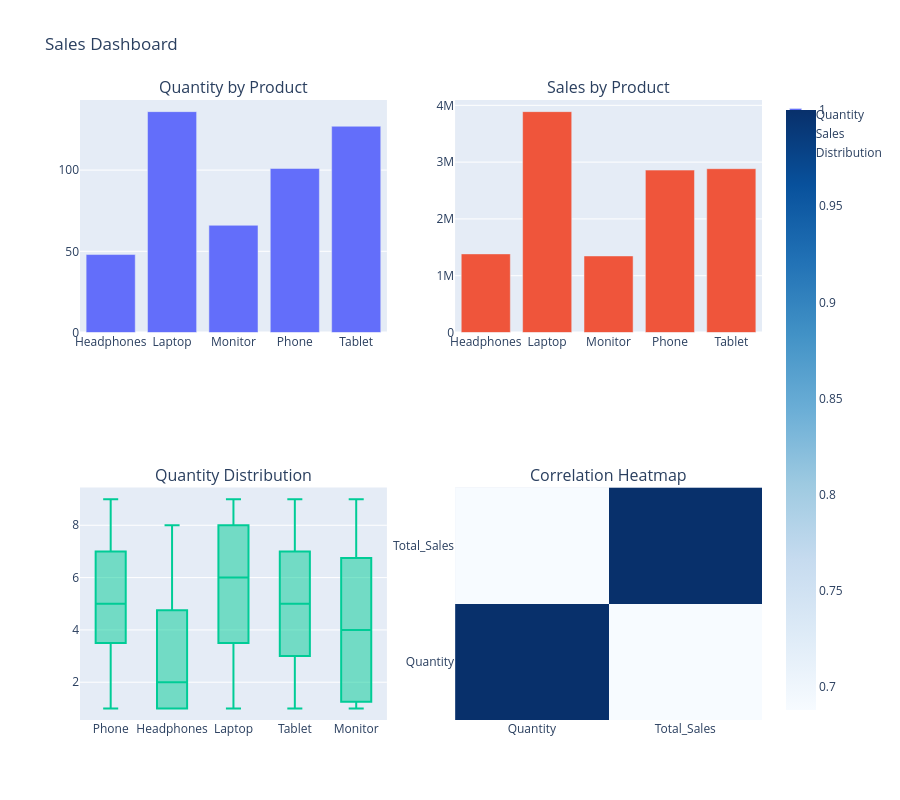

Notebook cell for this chart:
### Code cell
import plotly.graph_objects as go
from plotly.subplots import make_subplots

# -------------------- Data Preparation --------------------
# Total Quantity per Product
quan = df.groupby('Product')['Quantity'].sum().reset_index()

# Total Sales per Product
sales = df.groupby('Product')['Total_Sales'].sum().reset_index()

# -------------------- Create Subplots Layout --------------------
# 2x2 Dashboard layout
fig = make_subplots(
    rows=2, cols=2,
    subplot_titles=(
        "Quantity by Product",
        "Sales by Product",
        "Quantity Distribution",
        "Correlation Heatmap"
    )
)

# -------------------- Plot 1: Bar (Quantity) --------------------
fig.add_trace(
    go.Bar(x=quan['Product'], y=quan['Quantity'], name="Quantity"),
    row=1, col=1
)

# -------------------- Plot 2: Bar (Sales) --------------------
fig.add_trace(
    go.Bar(x=sales['Product'], y=sales['Total_Sales'], name="Sales"),
    row=1, col=2
)

# -------------------- Plot 3: Box Plot --------------------
fig.add_trace(
    go.Box(
        x=df['Product'],
        y=df['Quantity'],
        name="Distribution"
    ),
    row=2, col=1
)

# -------------------- Plot 4: Heatmap --------------------
corr = df[['Quantity', 'Total_Sales']].corr()

fig.add_trace(
    go.Heatmap(
        z=corr.values,
        x=corr.columns,
        y=corr.columns,
        colorscale='Blues'
    ),
    row=2, col=2
)

# -------------------- Layout Settings --------------------
fig.update_layout(
    title="Sales Dashboard",
    height=800,
    showlegend=True
)

# Show dashboard
fig.show()

### Figure 1 — Plotly figure (JSON) as saved in the notebook; plotly's stock layout.template omitted (floating-point values rounded to 4 significant figures)
{"data": [{"name": "Quantity", "type": "bar", "x": ["Headphones", "Laptop", "Monitor", "Phone", "Tablet"], "xaxis": "x", "y": [48, 136, 66, 101, 127], "yaxis": "y"}, {"name": "Sales", "type": "bar", "x": ["Headphones", "Laptop", "Monitor", "Phone", "Tablet"], "xaxis": "x2", "y": [1384033, 3889210, 1348071, 2859394, 2884340], "yaxis": "y2"}, {"name": "Distribution", "type": "box", "x": ["Phone", "Headphones", "Phone", "Headphones", "Laptop", "Laptop", "Laptop", "Laptop", "Tablet", "Laptop", "Monitor", "Phone", "Phone", "Headphones", "Headphones", "Phone", "Phone", "Tablet", "Tablet", "Laptop", "Laptop", "Tablet", "Laptop", "Headphones", "Monitor", "Laptop", "Tablet", "Tablet", "Headphones", "Tablet", "Tablet", "Phone", "Tablet", "Tablet", "Tablet", "Tablet", "Phone", "Monitor", "Monitor", "Phone", "Monitor", "Phone", "Tablet", "Monitor", "Phone", "Tablet", "Phone", "Monitor", "Laptop", "Laptop", "Phone", "Headphones", "Monitor", "Tablet", "Tablet", "Phone", "Monitor", "Monitor", "Laptop", "Headphones", "Tablet", "Laptop", "Monitor", "Laptop", "Phone", "Laptop", "Headphones", "Laptop", "Tablet", "Laptop", "Phone", "Headphones", "Headphones", "Tablet", "Monitor", "Phone", "Laptop", "Tablet", "Tablet", "Phone", "Laptop", "Headphones", "Laptop", "Phone", "Laptop", "Monitor", "Tablet", "Phone", "Laptop", "Monitor", "Laptop", "Tablet", "Headphones", "Laptop", "Tablet", "Tablet", "Headphones", "Tablet", "Monitor", "Headphones"], "xaxis": "x3", "y": [7, 4, 2, 1, 8, 7, 9, 7, 3, 4, 8, 2, 8, 4, 2, 9, 5, 4, 1, 8, 3, 2, 9, 1, 2, 3, 1, 7, 1, 9, 6, 4, 3, 2, 6, 4, 5, 8, 1, 4, 1, 1, 6, 4, 2, 2, 6, 1, 1, 4, 9, 1, 6, 5, 7, 3, 6, 2, 5, 3, 5, 8, 9, 5, 7, 8, 2, 3, 3, 9, 4, 8, 7, 4, 6, 5, 7, 9, 9, 4, 4, 2, 8, 8, 3, 7, 4, 6, 6, 4, 1, 5, 6, 6, 7, 8, 1, 5, 1, 5], "yaxis": "y3"}, {"colorscale": [[0, "rgb(247,251,255)"], [0.125, "rgb(222,235,247)"], [0.25, "rgb(198,219,239)"], [0.375, "rgb(158,202,225)"], [0.5, "rgb(107,174,214)"], [0.625, "rgb(66,146,198)"], [0.75, "rgb(33,113,181)"], [0.875, "rgb(8,81,156)"], [1, "rgb(8,48,107)"]], "type": "heatmap", "x": ["Quantity", "Total_Sales"], "xaxis": "x4", "y": ["Quantity", "Total_Sales"], "yaxis": "y4", "z": [[1.0, 0.6881], [0.6881, 1.0]]}], "layout": {"annotations": [{"font": {"size": 16}, "showarrow": false, "text": "Quantity by Product", "x": 0.225, "xanchor": "center", "xref": "paper", "y": 1, "yanchor": "bottom", "yref": "paper"}, {"font": {"size": 16}, "showarrow": false, "text": "Sales by Product", "x": 0.775, "xanchor": "center", "xref": "paper", "y": 1, "yanchor": "bottom", "yref": "paper"}, {"font": {"size": 16}, "showarrow": false, "text": "Quantity Distribution", "x": 0.225, "xanchor": "center", "xref": "paper", "y": 0.375, "yanchor": "bottom", "yref": "paper"}, {"font": {"size": 16}, "showarrow": false, "text": "Correlation Heatmap", "x": 0.775, "xanchor": "center", "xref": "paper", "y": 0.375, "yanchor": "bottom", "yref": "paper"}], "height": 800, "showlegend": true, "title": {"text": "Sales Dashboard"}, "xaxis": {"anchor": "y", "domain": [0, 0.45]}, "xaxis2": {"anchor": "y2", "domain": [0.55, 1]}, "xaxis3": {"anchor": "y3", "domain": [0, 0.45]}, "xaxis4": {"anchor": "y4", "domain": [0.55, 1]}, "yaxis": {"anchor": "x", "domain": [0.625, 1]}, "yaxis2": {"anchor": "x2", "domain": [0.625, 1]}, "yaxis3": {"anchor": "x3", "domain": [0, 0.375]}, "yaxis4": {"anchor": "x4", "domain": [0, 0.375]}}}
